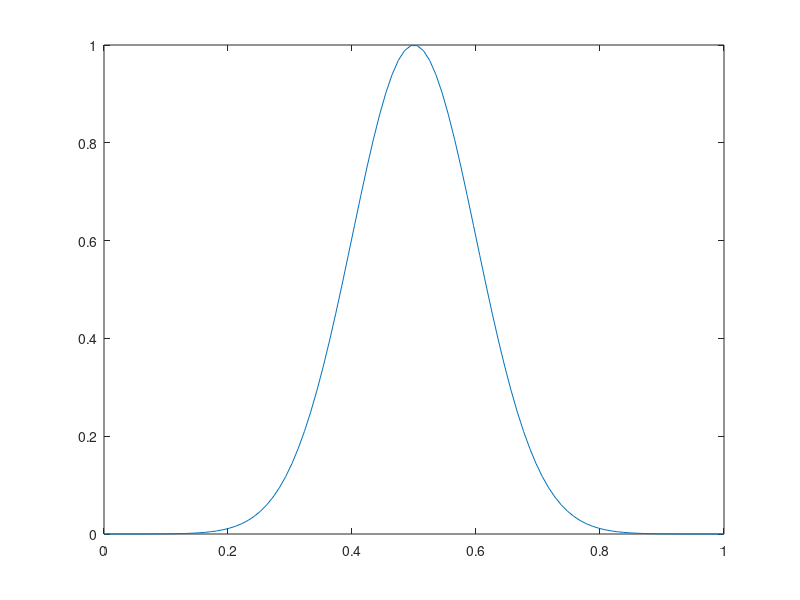

Reproduce this figure in MATLAB. (Note: this script raises an error after producing the figure.)
n= 100;
dx = 0.0001;
e1  = ones(n,1);
a= 0.0005
A   = spdiags([e1 -e1], [-1 0], n ,n);
A(1,n) = 1;
A(n,1) = 1;
tspan  = [0:0.5:10];
x = linspace(0,1,100);
u0 = exp(-(x-0.5).^2/(2*0.01))'
plot(x,u0)

[t y]  = ode45('rhs',tspan,u0, [],A,dx,a);
waterfall(x,t,y);
map = [0 0 0];
colormap(map);